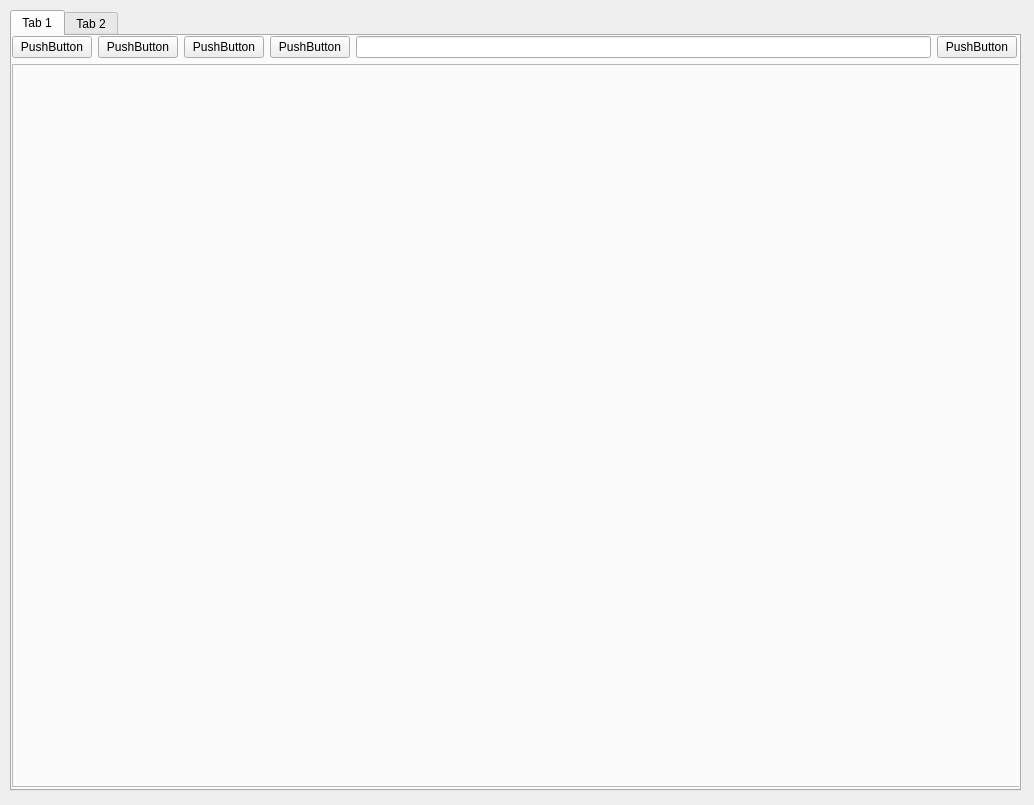
<?xml version="1.0" encoding="UTF-8"?>
<ui version="4.0">
 <class>Widget</class>
 <widget class="QWidget" name="Widget">
  <property name="geometry">
   <rect>
    <x>0</x>
    <y>0</y>
    <width>1034</width>
    <height>805</height>
   </rect>
  </property>
  <property name="windowTitle">
   <string>Widget</string>
  </property>
  <widget class="QWidget" name="horizontalLayoutWidget">
   <property name="geometry">
    <rect>
     <x>10</x>
     <y>10</y>
     <width>1011</width>
     <height>781</height>
    </rect>
   </property>
   <layout class="QHBoxLayout" name="horizontalLayout">
    <item>
     <widget class="QTabWidget" name="tabWidget">
      <property name="currentIndex">
       <number>0</number>
      </property>
      <widget class="QWidget" name="tab">
       <attribute name="title">
        <string>Tab 1</string>
       </attribute>
       <widget class="QWidget" name="gridLayoutWidget_2">
        <property name="geometry">
         <rect>
          <x>0</x>
          <y>0</y>
          <width>1011</width>
          <height>751</height>
         </rect>
        </property>
        <layout class="QGridLayout" name="gridLayout_2">
         <item row="1" column="2">
          <widget class="QPushButton" name="pushButton_7">
           <property name="text">
            <string>PushButton</string>
           </property>
          </widget>
         </item>
         <item row="1" column="3">
          <widget class="QPushButton" name="pushButton_8">
           <property name="text">
            <string>PushButton</string>
           </property>
          </widget>
         </item>
         <item row="2" column="1" colspan="7">
          <widget class="QFrame" name="frame">
           <property name="frameShape">
            <enum>QFrame::StyledPanel</enum>
           </property>
           <property name="frameShadow">
            <enum>QFrame::Raised</enum>
           </property>
          </widget>
         </item>
         <item row="1" column="6">
          <widget class="QPushButton" name="pushButton_10">
           <property name="text">
            <string>PushButton</string>
           </property>
          </widget>
         </item>
         <item row="1" column="1">
          <widget class="QPushButton" name="pushButton_6">
           <property name="text">
            <string>PushButton</string>
           </property>
          </widget>
         </item>
         <item row="1" column="4">
          <widget class="QPushButton" name="pushButton_9">
           <property name="text">
            <string>PushButton</string>
           </property>
          </widget>
         </item>
         <item row="1" column="5">
          <widget class="QLineEdit" name="lineEdit"/>
         </item>
        </layout>
       </widget>
      </widget>
      <widget class="QWidget" name="tab_2">
       <attribute name="title">
        <string>Tab 2</string>
       </attribute>
       <widget class="QWidget" name="gridLayoutWidget">
        <property name="geometry">
         <rect>
          <x>10</x>
          <y>10</y>
          <width>981</width>
          <height>731</height>
         </rect>
        </property>
        <layout class="QGridLayout" name="gridLayout">
         <item row="1" column="1" colspan="4">
          <widget class="QTableView" name="tableView"/>
         </item>
         <item row="2" column="2">
          <widget class="QPushButton" name="pushButton">
           <property name="text">
            <string>PushButton</string>
           </property>
          </widget>
         </item>
         <item row="0" column="4">
          <widget class="QPushButton" name="pushButton_4">
           <property name="text">
            <string>PushButton</string>
           </property>
          </widget>
         </item>
         <item row="2" column="4">
          <widget class="QPushButton" name="pushButton_3">
           <property name="text">
            <string>PushButton</string>
           </property>
          </widget>
         </item>
         <item row="2" column="3">
          <widget class="QPushButton" name="pushButton_2">
           <property name="text">
            <string>PushButton</string>
           </property>
          </widget>
         </item>
         <item row="0" column="1" colspan="3">
          <widget class="QLineEdit" name="lineEdit_2"/>
         </item>
         <item row="2" column="1">
          <widget class="QPushButton" name="pushButton_5">
           <property name="text">
            <string>PushButton</string>
           </property>
          </widget>
         </item>
        </layout>
       </widget>
      </widget>
     </widget>
    </item>
   </layout>
  </widget>
 </widget>
 <resources/>
 <connections/>
</ui>
